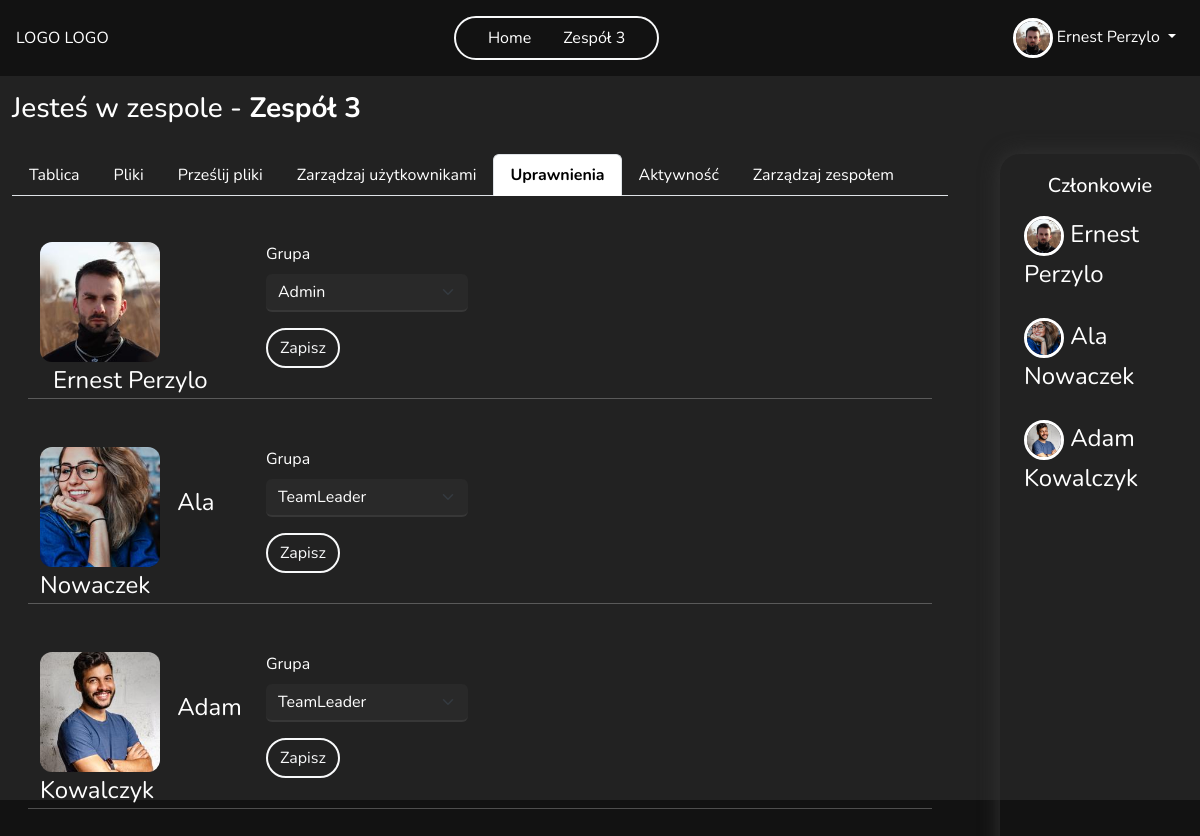
/team/5/permission (signed in), run on the app's committed database.
### main/models.py (models this page shows, shortened)
class Team(models.Model):
    name = models.CharField(max_length=255)
    founder = models.ForeignKey(User, on_delete=models.CASCADE, related_name='team_founder')
    members = models.ManyToManyField(User, through='TeamMembership', related_name='team_member', blank=True)
    key = models.OneToOneField(Key, on_delete=models.SET_NULL, null=True, blank=True, related_name='team_key', unique=True)
    def get_members(self):
        return TeamMembership.objects.filter(team=self)
    class Meta:
        permissions = [
            ("add_new_member", "Can add new team memeber"),
            ("delete_member", "Can delete team memeber"),
            ("manage_perms", "Can manage all permission in team"),
            ("view_logs", "Can see team logs")
        ]

class Profile(models.Model):
    user = models.OneToOneField(User, on_delete=models.CASCADE)
    image = models.ImageField(default='default.jpg', upload_to=UniqueFileName('profile_pics'))
    bio = models.TextField(max_length=500, blank=True, null=True)
    country = CountryField(default = 'PL')
    age = models.PositiveSmallIntegerField(blank=True, null=True)
    phone_number = models.CharField(max_length=20, blank=True, null=True)
    website = models.CharField(max_length=255, blank=True, null=True)
    last_password_change = models.DateTimeField(null=True, blank=True, default=timezone.now)

class TeamMembership(models.Model):
    user = models.ForeignKey(User, on_delete=models.CASCADE)
    team = models.ForeignKey(Team, on_delete=models.CASCADE)
    groups = models.ManyToManyField(Group)
    def get_fullname_member(self):
        return f'{self.user.get_full_name()}'

### main/views.py (the view)
# urls.py: path('team/<int:id>/permission', views.team_permission, name='team_permission'),
@login_required
def team_permission(request, id):
    team, members = get_team_and_members(id)
    if request.user.is_authenticated:
        user = request.user
        user_permissions = get_user_perms(user, team)
    users = User.objects.filter(is_superuser=False, teammembership__team=team).distinct()
    if request.method == 'POST':
        forms = [EditUserPermission(team, user, request.POST, prefix=str(user.id)) for user in users]
        for form in forms:
            if form.is_valid():
                user_id = form.prefix
                user = get_object_or_404(User, pk=user_id)
                group = form.cleaned_data.get('groups')
                team_membership = TeamMembership.objects.filter(user=user, team=team).first()
                if team_membership:
                    team_membership.groups.set([group]) if group else team_membership.groups.clear()
                    team_membership.save()
                    TeamActivityLog.objects.create(user = user, action = f'Zmiana uprawnień - {user.get_full_name()}', team=team)
                    messages.success(request, f'Grupa użytkownika {user.get_full_name()} została pomyślnie zmieniona!')
                return redirect('team_permission', id=team.id)
    else:
        forms = [EditUserPermission(team, user, prefix=str(user.id)) for user in users]
    context = {'team':team, 'forms':forms, 'members': members, 'user':user, 'user_permissions':user_permissions}
    return render(request, 'teams/team_permission.html', context=context)

### main/context_processors.py (called while the page is built)
def user_teams(request):
    if request.user.is_authenticated:
        user_teams = Team.objects.filter(members = request.user)
    else:
        user_teams = None
    return {'user_teams':user_teams}

### main/permission_tools.py (called while the page is built)
def get_user_perms(user, team):
    team_membership = TeamMembership.objects.filter(user=user, team=team).first()
    user_permissions = []
    if team_membership:
        group = team_membership.groups.first()
        if group:
            user_permissions += list(group.permissions.values_list('codename', flat=True))
    return user_permissions

### main/views.py (called while the page is built)
def get_team_and_members(id):
    team = get_object_or_404(Team, pk=id)
    members = team.get_members()
    return team, members

### main/templates/teams/team_permission.html (shortened to what this page needs)
{% extends "teams/team_board.html" %}
{% load crispy_forms_tags %}
{% block navbar %}
    {% include 'main/navbar.html' %}
{% endblock navbar %}
{% block team-content %}
    <div class="container-fluid div-perms">
        {% for user_form in forms %}
        <div class="row p-3">
            <div class="col-3">
                <img src="{{ user_form.fields.image.initial }}" class="img-profile-perms">
                <span  class="user-name-perms">{{ user_form.fields.full_name.initial }}</span>
            </div>
            <div class="col-3 mb-4">
                <form method="post">
                    {{ user_form|crispy }}
                    <button type="submit" class="btn btn-outline-light border-2 rounded-pill">Zapisz</button>
                </form>
            </div>
            <hr>
        </div>
        {% endfor %}
    </div>
{% endblock %}

### main/templates/teams/team_board.html (shortened to what this page needs)
{% extends "main/base.html" %}
{% load crispy_forms_tags %}
{% block content %}
<div class="container-fluid team-container ">
  <h3 class="mt-3">Jesteś w zespole - <strong>{{team.name}}</strong> </h3>
    <div class="row ">
        <div class="col-10 team-col">
            <ul class="nav nav-tabs">
                <li class="nav-item">
                  <a class="nav-link" aria-current="page" href="{% url 'team_board' team.id %}">Tablica</a>
                </li>
                <li class="nav-item">
                  <a class="nav-link" href="{% url 'team_files' team.id %}">Pliki</a>
                </li>
                <li class="nav-item">
                  <a class="nav-link" href="{% url 'team_add_file' team.id %}">Prześlij pliki</a>
                </li>
                {% if 'delete_member' in user_permissions and 'add_new_member' in user_permissions %}
                  <li class="nav-item">
                    <a class="nav-link" href="{% url 'team_members' team.id %}">Zarządzaj użytkownikami</a>
                  </li>
                {% endif %}
                {% if 'manage_perms' in user_permissions %}
                  <li class="nav-item">
                    <a class="nav-link" href="{% url 'team_permission' team.id %}">Uprawnienia</a>
                  </li>
                {% endif %}
                {% if  'view_logs' in user_permissions %}
                <li class="nav-item">
                  <a class="nav-link" href="{% url 'team_logs' team.id %}">Aktywność</a>
                </li>
                {% endif %}
                {% if 'change_team' in user_permissions %}
                  <li class="nav-item">
                    <a class="nav-link" href="{% url 'team_manage' team.id %}">Zarządzaj zespołem</a>
                  </li>
                {% endif %}
              </ul>
            <div class="team-content">
              {% block team-content %}{% endblock team-content %}
            </div>
        </div>
        <div class="col-2 members-col" >
            <h5 class="text-center ">Członkowie</h5>
          {% for member in members %}
            <div class="row d-flex align-items-center ">
                <div class="member-name d-flex justify-content-between ">
                    <div>
                      <img src="{{ member.user.profile.image.url }}" class="rounded-circle img-profile">
                      {{member.get_fullname_member}}
                    </div>
                </div>
            </div>
          {% endfor %}
        </div>
    </div>
</div>
{% endblock content %}

### main/templates/main/navbar.html (shortened to what this page needs)
<nav class="navbar navbar-expand-lg my-nav text-light justify-content-center position-relative p-3 z-3">
  <div class="d-flex justify-content-between w-100 align-items-center">
    <a class=" nav-link" href="/">LOGO LOGO</a>
    <ul class="navbar-nav mb-2 mb-lg-0 justify-content-center border border-2 border-light rounded-pill px-4 gap-3 ">
      <li class="nav-item">
        <a class="nav-link active" aria-current="page" href="{% url 'home' %}">Home</a>
      </li>
      {% if user_teams %}
        {% for team in user_teams %}
          <li class="nav-item">
            <a class="nav-link" href="{% url 'team_board' team.id %}">{{ team.name }}</a>
          </li>
        {% endfor %}
      {% endif %}
    </ul>
    <div class="navbar-nav ">
      {% if user.is_authenticated %}
          <div class="nav-item dropdown ml-auto">
            <a class="nav-link dropdown-toggle" href="#" role="button" data-bs-toggle="dropdown" aria-expanded="true">
              <img src="{{ user.profile.image.url }}" class="rounded-circle img-profile">
              {{ user.get_full_name }}
            </a>
          </div>
      {% else %}
      <a
        class="nav-link border border-2 border-light rounded-pill d-flex justify-content-center align-items-center gap-3 position-relative login-icon"
        href="{% url 'my-login' %}">Login<i class="fa-solid fa-user border border-2 border-light rounded-circle position-absolute button-icon"></i></a>
      {% endif %}
    </div>
  </div>
</nav>

### static/style/new.css (style rules this page uses)
* { padding: 0; margin: 0; box-sizing: border-box; font-family: 'Nunito', sans-serif; }
.bg { background-color: #121212 !important; color: white; }
.navbar { height: 76px !important; }
.nav-link { color: white !important; }
.img-profile { width: 40px ; height: 40px; object-fit: cover; border: 3px solid white; }

### static/style/profile.css (style rules this page uses)
.btn { cursor: pointer; }
.text-light { color: #babbbc !important; }

### static/style/team.css (style rules this page uses)
.team-container { height: calc(100vh - 76px); background-color: #222222; }
.team-col { border-radius: 20px; width: 80% !important; margin-right: 40px; padding: 20px; }
.nav-tabs .nav-link.active { color: black !important; font-weight: 700 !important; }
.members-col { box-shadow: 0 0 20px rgb(52, 52, 52) !important; max-height: 780px !important; min-height: 780px !important; border-radius: 20px; padding: 20px; overflow:auto; margin-top: 20px !important; max-height: 670px !important; overflow-y: auto ; }
.members-col .row { margin: 10px 10px 10px 0; }
.member-name { font-size: 24px; width: auto; padding: 8px; position: relative; }
.nav-tabs { margin-bottom: 30px !important; }
form input, form select, form textarea { background-color:#292929 !important; border: none !important; color: white !important; border-bottom: solid 2px #373737!important; }
.div-perms { height: 640px; overflow-y: auto; }
.img-profile-perms { width: 120px ; height: 120px; object-fit: cover; border-radius: 12px; }
.user-name-perms { margin-left: 13px; font-size: 24px; }

### data on the page
Team: name "Zespół 3"
TeamMembership: user.profile.image (picture), get_fullname_member "Ernest Perzylo"
TeamMembership: user.profile.image (picture), get_fullname_member "Ala Nowaczek"
TeamMembership: user.profile.image (picture), get_fullname_member "Adam Kowalczyk"

### other printed values
{{ user.get_full_name }} "Ernest Perzylo"
{{ user_form.fields.full_name.initial }} "Ernest Perzylo" "Ala Nowaczek" "Adam Kowalczyk"
